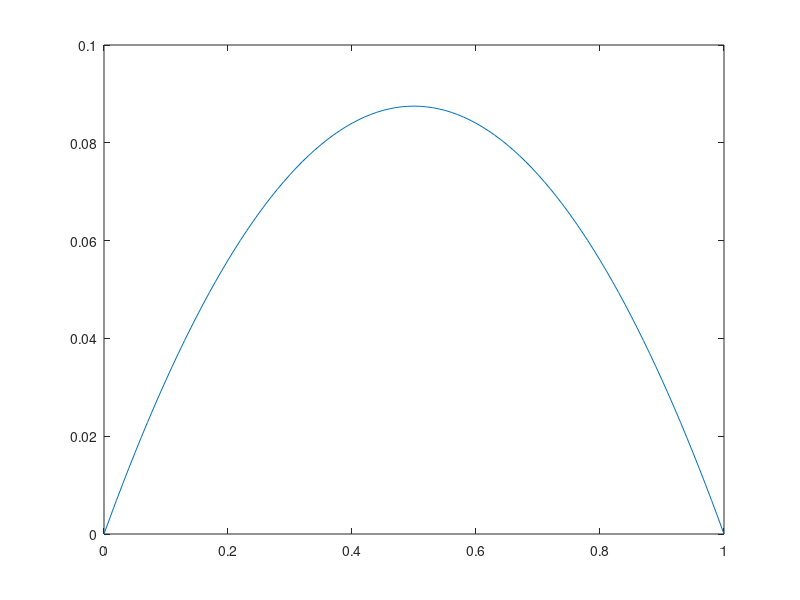

Write the MATLAB code that produced this figure.
fs =1000;
Ts = 1/fs;
Vd =280;
L = 0.1;


ILmax = Ts*Vd/(8*L);
D = 0:0.01:1;
IL = ILmax*D.*(1-D);
plot(D,IL);

L = 0.1;
C = 150e-6;
wc = 1/(2*pi*sqrt(L*C));